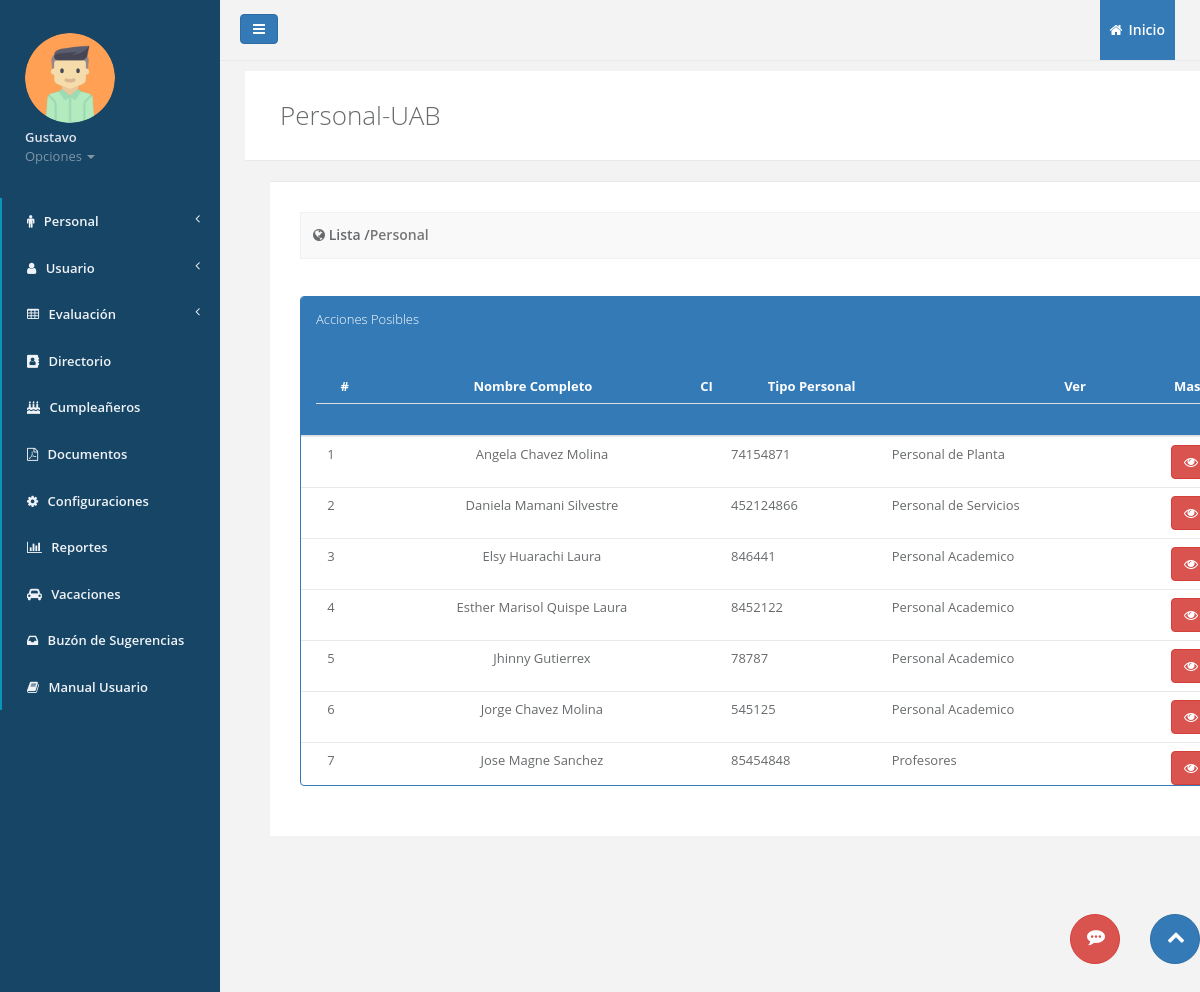
/view/Administrador/index.php?modo=listaPersonal (signed in), run on the app's committed database.
### tables this page shows
CREATE TABLE `personal` (
  `idPersonal` int(11) NOT NULL AUTO_INCREMENT,
  `idPersona` int(11) NOT NULL,
  `idNacion` int(11) NOT NULL,
  `idTipoPersonal` int(11) DEFAULT NULL,
  `idCarrera` int(11) DEFAULT NULL,
  `idCargoPersona` int(11) DEFAULT NULL,
  `direccion` varchar(100) NOT NULL,
  `email` varchar(50) DEFAULT NULL,
  `idCiudad` int(11) NOT NULL,
  `idReligion` int(11) DEFAULT NULL,
  `fechaBautizmo` date DEFAULT NULL,
  `idSeguro` int(11) DEFAULT NULL,
  `numeroSeguro` int(11) DEFAULT NULL,
  `idAfp` int(11) DEFAULT NULL,
  `numeroAfp` int(11) DEFAULT NULL,
  `numeroLibretaMilitar` int(11) DEFAULT NULL,
  `numeroPasaporte` varchar(30) DEFAULT NULL,
  `tipoSangre` varchar(10) DEFAULT NULL,
  `hobby` varchar(70) DEFAULT NULL,
  `lecturaPreferencial` varchar(100) DEFAULT NULL,
  `numeroRegistroProfesional` varchar(50) DEFAULT NULL,
  `fechaIngreso` date NOT NULL,
  `rutaFoto` varchar(200) DEFAULT NULL,
  `estado` tinyint(1) NOT NULL,
  PRIMARY KEY (`idPersonal`),
  KEY `idCargoPersona` (`idCargoPersona`),
  KEY `idPersona` (`idPersona`),
  KEY `idNacion` (`idNacion`),
  KEY `idSeguro` (`idSeguro`),
  KEY `idAfp` (`idAfp`),
  KEY `idTipoPersonal` (`idTipoPersonal`),
  KEY `idCarrera` (`idCarrera`),
  KEY `idCiudad` (`idCiudad`),
  KEY `idReligion` (`idReligion`)
);

CREATE TABLE `persona` (
  `idPersona` int(11) NOT NULL AUTO_INCREMENT,
  `primerNombre` varchar(20) NOT NULL,
  `segundoNombre` varchar(20) DEFAULT NULL,
  `apellidoPaterno` varchar(20) NOT NULL,
  `apellidoMaterno` varchar(20) DEFAULT NULL,
  `CI` varchar(50) NOT NULL,
  `idLugarExpedicion` int(11) DEFAULT NULL,
  `fechaNacimiento` date DEFAULT NULL,
  `sexo` enum('F','M') DEFAULT NULL,
  `idEstadoCivil` int(11) DEFAULT NULL,
  PRIMARY KEY (`idPersona`),
  KEY `idEstadoCivil` (`idEstadoCivil`),
  KEY `idLugarExpedicion` (`idLugarExpedicion`)
);

CREATE TABLE `tipopersonal` (
  `idTipoPersonal` int(11) NOT NULL AUTO_INCREMENT,
  `nombreTipoPersonal` varchar(80) NOT NULL,
  PRIMARY KEY (`idTipoPersonal`)
);

### controller/PersonalControlador.php (called while the page is built, shortened)
<?php
class PersonalControlador
{
  private $Conexion;
  function __construct($con)
  {
    $this->Conexion = $con;
  }
      ?>
      <?php
  public function listar()
  {
    $consulta = new PersonalConsulta($this->Conexion);
    $listaPersonal = $consulta->listaPersonal();
    $listArrayPersonal = array();
    $i = 0;
    foreach ($listaPersonal as $listaP) {
      $persona = new Persona();
      $persona->IdPersona = $listaP['idPersona'];
      $persona->PrimerNombre = $listaP['primerNombre'];
      $persona->SegundoNombre = $listaP['segundoNombre'];
      $persona->ApellidoPaterno = $listaP['apellidoPaterno'];
      $persona->ApellidoMaterno = $listaP['apellidoMaterno'];
      $persona->CI = $listaP['CI'];
      $persona->FechaNacimiento = $listaP['fechaNacimiento'];
      $persona->Sexo = $listaP['sexo'];
      $personal = new Personal();
      $personal->IdPersonal = $listaP['idPersonal'];
      $personal->IdPersona = $persona;
      $personal->IdCarrera = $listaP['idCarrera'];
      $personal->IdCargo = $listaP['idCargoPersona'];
      $personal->IdTipoPersonal = $listaP['nombreTipoPersonal'];
      $personal->Estado = $listaP['estado'];
      $personal->Ruta = $listaP['rutaFoto'];
      $listArrayPersonal[$i] = $personal;
      $i++;
    }
    return $listArrayPersonal;
  }
}
?>

### model/PersonalConsulta.php (called while the page is built, shortened)
<?php
class PersonalConsulta
{
  private $Conexion;
  function __construct($con)
  {
    $this->Conexion = $con;
  }
  public function listaPersonal()
  {
    $query = "SELECT
                p.idPersona,
                p.primerNombre,
                p.segundoNombre,
                p.apellidoPaterno,
                p.apellidoMaterno,
                p.CI,
                p.fechaNacimiento,
                p.sexo,
                pl.idPersonal,
                pl.idCarrera,
                pl.idCargoPersona,
                tp.nombreTipoPersonal,
                pl.estado,
                pl.rutaFoto
              FROM
                personal pl,
                persona p,
                tipoPersonal tp
              WHERE
                p.idPersona=pl.idPersona
              AND pl.idTipoPersonal = tp.idTipoPersonal
              ORDER BY p.primerNombre";
    $consulta = $this->Conexion->prepare($query);
    $consulta->execute();
    $registro = $consulta->fetchAll();
    return $registro;
  }
}
?>

### model/Personal.php (called while the page is built, shortened)
<?php
class Personal
{
  public function __get($atributo)
  {
    if (property_exists($this, $atributo))
    {
      return $this->$atributo;
    }
    else
    {
      return "Error al encontrar Atributo GET {$atributo} .";
    }
  }
}
?>

### model/Persona.php (called while the page is built, shortened)
<?php
class Persona
{
  public function __get($atributo)
  {
    if (property_exists($this, $atributo))
    {
      return $this->$atributo;
    }
    else
    {
      return "Error al encontrar Atributo GET {$atributo} .";
    }
  }
}
?>

### view/Administrador/bodylistPers.php (the view, shortened to what this page needs)
<?php
include '../../model/conexion.php';
include '../../model/Persona.php';
include '../../model/Personal.php';
include '../../model/PersonalConsulta.php';
include '../../controller/PersonalControlador.php';
$conexion = new Conexion();
$personalManejador = new PersonalControlador($conexion);
$listaPersonal = $personalManejador->listar();
$i = 1;
$trash = 0;
?>
<div class="container" id="contenidoAll">
  <div class="row  border-bottom white-bg dashboard-header">
      <div class="col-sm-3">
          <h2>Personal-UAB </h2>
      </div>
  </div>
  <div class="row">
    <div class="col-lg-12">
        <div class="wrapper wrapper-content animated fadeInRight">
            <div class="ibox-content forum-post-container">
                <div class="forum-post-info">
                    <h4><span class="text-navy"><i class="fa fa-globe"></i> Lista </span> /<span class="text-muted">Personal</span></h4>
                </div>
                <br><br>
                <div class="">
                  <div class="row">
                    <div class="col-xs-12 col-sm-12 col-md-12">
                      <div class="panel panel-primary">
                        <div class="panel-heading">
                          <h2 class="panel-title">Acciones Posibles</h2>
                          <br><br>
                          <div class="table-responsive">
                            <table class="table">
                              <thead class="desk">
                                <tr>
                                  <th class="text-center">#</th>
                                  <th class="text-center">Nombre Completo</th>
                                  <th class="text-left">CI</th>
                                  <th class="text-left">Tipo Personal</th>
                                  <th class="text-right">Ver</th>
                                  <th class="text-center"> Mas Opciones</th>
                                  </tr>
                                </thead>
                              </table>
                            </div>
                          </div>
                        <div class="table-responsive" style="height:350px;overflow-y:scroll;;">
                          <table class="table table-hover" id="dev-table" >
                            <tbody class="text-center">
                              <?php foreach ($listaPersonal as $personal): ?>
                                <?php if ($personal->Estado == 1)
                                { ?>
                                  <tr>
                                    <td><?php echo $i ?></td>
                                    <td><?php echo "{$personal->IdPersona->PrimerNombre} {$personal->IdPersona->SegundoNombre} {$personal->IdPersona->ApellidoPaterno} {$personal->IdPersona->ApellidoMaterno}"; ?></td>
                                    <td class="text-left"><?php echo $personal->IdPersona->CI ?></td>
                                    <td class="text-left"><?php echo $personal->IdTipoPersonal ?></td>
                                    <td class="text-left">
                                      <form class="detallePersonalVER">
                                        <button type="submit" class="btn btn-danger" data-toggle="modal" data-target="#modalView"><i class="fa fa-eye"></i></button>
                                      </form>
                                    </td>
                                  </tr>
                                <?php $i++;}
                                else {
                                  $trash++;
                                }?>
                              <?php  endforeach; ?>
                            </tbody>
                          </table>
                        </div>
                        </div>
                    </div>
                  </div>
                </div>
            </div>
        </div>
    </div>
  </div>
</div>

### view/Administrador/index.php (shortened to what this page needs)
<?php
include '../../controller/CtrMenuAdmin.php';
if ($_SESSION['usuario'])
{
  if ($_SESSION['idTipoUsuario'] == 1)
  {
    if (isset($_GET['modo']))
    {
      $admin = new CtrMenuAdmin($_GET['modo']);
      $admin->Menu();
    }
    else
    {
      $admin = new CtrMenuAdmin("default");
      $admin->Menu();
    }
  }
  else
  {
    header("Location: ../../index.php");
  }
}
else
{
  header("Location: ../../index.php?modo=AccesDenied");
}
?>

### controller/CtrMenuAdmin.php (shortened to what this page needs)
<?php
class CtrMenuAdmin
{
  private $Modo;
  public function __construct($modo)
  {
    $this->Modo = $modo;
  }
  public function Menu()
  {
    switch ($this->Modo) {
          ?>
          <?php endforeach;
      case 'listaPersonal':
        include 'header.php';
        include 'bodylistPers.php';
        include 'footer.php';
        break;
          ?>
          <?php
    }
  }
}
?>

### view/Administrador/header.php (shortened to what this page needs)
<!DOCTYPE html>
<html>
<head>
    <link href="../libs/css/bootstrap.min.css" rel="stylesheet">
    <link href="../libs/css/font-awesome/css/font-awesome.css" rel="stylesheet">
    <link href="../libs/css/bootstrap-datepicker.min.css" rel="stylesheet">
    <link href="../libs/css/bootstrap-select.min.css" rel="stylesheet">
    <link href="../libs/css/bootstrap-toggle.min.css" rel="stylesheet">
    <link href="../libs/css/toastr.min.css" rel="stylesheet">
    <link href="../libs/css/jquery.gritter.css" rel="stylesheet">
    <link href="../libs/css/animate.css" rel="stylesheet">
    <link href="../libs/css/style.css" rel="stylesheet">
    <link href="../libs/css/estiloDatosPersonal.css" rel="stylesheet">
    <link href="../libs/css/alertify.min.css" rel="stylesheet">
    <link href="../libs/css/default.min.css" rel="stylesheet">
    <link href="../libs/css/semantic.min.css" rel="stylesheet">
</head>
<body>
    <div id="wrapper">
        <nav class="navbar-default navbar-static-side nav-side-menu" role="navigation">
            <div class="sidebar-collapse">
                <ul class="nav " id="side-menu">
                    <li class="nav-header">
                        <div class="dropdown profile-element">
                          <a data-toggle="dropdown" class="dropdown-toggle" href="#">
                            <span class="clear">
                              <img alt="avatar" class="img-circle img-responsive" height="90" width="90" src="../libs/multimedia/img/design/avatar.png" />
                              <span class="block m-t-xs">
                                <strong class="font-bold "><?php echo ucwords($_SESSION['usuario']); ?></strong>
                              </span>
                              <span class="text-muted text-xs block ">Opciones <b class="caret"></b></span>
                            </span>
                          </a>
                        </div>
                    </li>
                    <li class="menu-efec">
                        <a class="efec" href="#"><i class="fa fa-male"></i> <span class="nav-label">Personal</span> <span class="fa arrow"></span></a>
                    </li>
                    <li class="menu-efec">
                        <a class="efec" href="#"><i class="fa fa-user"></i> <span class="nav-label">Usuario</span> <span class="fa arrow"></span></a>
                    </li>
                    <li class="menu-efec">
                        <a class="efec" href="#"><i class="fa fa-table"></i> <span class="nav-label">Evaluación</span> <span class="fa arrow"></span></a>
                    </li>
                    <li class="menu-efec">
                        <a class="efec" href="Directorio.html">
                          <i class="fa fa-address-book"></i> <span class="nav-label">Directorio</span>
                        </a>
                    </li>
                    <li class="menu-efec">
                        <a class="efec" href="Personal-Birthday.html"><i class="fa fa-birthday-cake"></i> <span class="nav-label">Cumpleañeros</span></a>
                    </li>
                    <li class="menu-efec">
                        <a class="efec" href="Documentos.html"><i class="fa fa-file-pdf-o"></i> <span class="nav-label">Documentos</span></a>
                    </li>
                    <li class="menu-efec">
                        <a class="efec" href="Configuraciones.html"><i class="fa fa-gear"></i> <span class="nav-label">Configuraciones</span></a>
                    </li>
                    <li class="menu-efec">
                        <a class="efec" href="Reportes.html"><i class="fa fa-bar-chart-o"></i> <span class="nav-label">Reportes</span></a>
                    </li>
                    <li class="menu-efec">
                        <a class="efec" data-toggle="modal" data-target=".working"><i class="fa fa-car"></i> <span class="nav-label">Vacaciones</span></a>
                    </li>
                    <li class="menu-efec">
                        <a class="efec" data-toggle="modal" data-target=".working"><i class="fa fa-inbox"></i> <span class="nav-label">Buzón de Sugerencias</span></a>
                    </li>
                    <li class="menu-efec">
                        <a class="efec" id="manual-usuario-admin"><i class="fa fa-book"></i> <span class="nav-label">Manual Usuario</span></a>
                    </li>
                </ul>
            </div>
        </nav>
        <div id="page-wrapper" class="gray-bg dashbard-1">
          <div class="row border-bottom">
            <nav class="navbar navbar-static-top" role="navigation" style="margin-bottom: 0;">
              <div class="navbar-header">
                  <a class="navbar-minimalize minimalize-styl-2 btn btn-primary " href="#"><i class="fa fa-bars"></i> </a>
              </div>
              <ul class="nav navbar-top-links navbar-right">
                  <li class="label-primary" >
                    <a href="index.php" style="color: white;">
                      <i class="fa fa-home"></i>Inicio
                    </a>
                  </li>
              </ul>
            </nav>
          </div>

### view/Administrador/footer.php (shortened to what this page needs)
</div>
</div>
<a href="#wrapper" class="efec btn btn-primary back-to-top"><i class="fa fa-chevron-up"></i></a>
<a class="btn btn-danger inbox-float" id="abrir-mensaje"><i class="fa fa-commenting"></i></a>
</body>
</html>

### data on the page
personal: idPersona.primerNombre "Angela", idPersona.apellidoPaterno "Chavez", idPersona.apellidoMaterno "Molina", idPersona.CI "74154871", idTipoPersonal.nombreTipoPersonal "Personal de Planta"
personal: idPersona.primerNombre "Daniela", idPersona.apellidoPaterno "Mamani", idPersona.apellidoMaterno "Silvestre", idPersona.CI "452124866", idTipoPersonal.nombreTipoPersonal "Personal de Servicios"
personal: idPersona.primerNombre "Elsy", idPersona.apellidoPaterno "Huarachi", idPersona.apellidoMaterno "Laura", idPersona.CI "846441", idTipoPersonal.nombreTipoPersonal "Personal Academico"
personal: idPersona.primerNombre "Esther", idPersona.segundoNombre "Marisol", idPersona.apellidoPaterno "Quispe", idPersona.apellidoMaterno "Laura", idPersona.CI "8452122", idTipoPersonal.nombreTipoPersonal "Personal Academico"
personal: idPersona.primerNombre "Jhinny", idPersona.apellidoPaterno "Gutierrex", idPersona.CI "78787", idTipoPersonal.nombreTipoPersonal "Personal Academico"
personal: idPersona.primerNombre "Jorge", idPersona.apellidoPaterno "Chavez", idPersona.apellidoMaterno "Molina", idPersona.CI "545125", idTipoPersonal.nombreTipoPersonal "Personal Academico"
personal: idPersona.primerNombre "Jose", idPersona.apellidoPaterno "Magne", idPersona.apellidoMaterno "Sanchez", idPersona.CI "85454848", idTipoPersonal.nombreTipoPersonal "Profesores"

### other printed values
$_SESSION['usuario'] "Gustavo"
